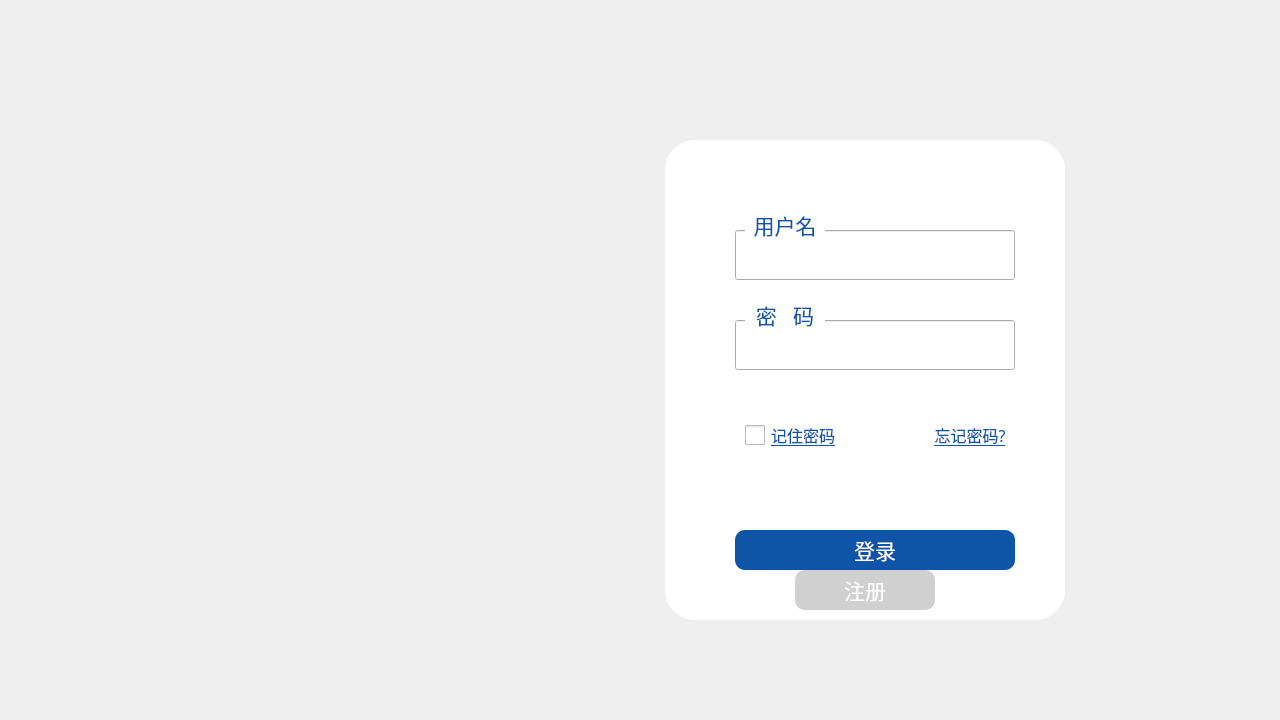
<?xml version="1.0" encoding="UTF-8"?>
<ui version="4.0">
 <class>loginDialog</class>
 <widget class="QDialog" name="loginDialog">
  <property name="geometry">
   <rect>
    <x>0</x>
    <y>0</y>
    <width>1280</width>
    <height>720</height>
   </rect>
  </property>
  <property name="minimumSize">
   <size>
    <width>1280</width>
    <height>720</height>
   </size>
  </property>
  <property name="windowTitle">
   <string>登录</string>
  </property>
  <property name="styleSheet">
   <string notr="true">#loginDialog{
border-image: url(:/icon/loginbg.png);
}</string>
  </property>
  <layout class="QGridLayout" name="gridLayout" rowstretch="1,1,1,1" columnstretch="7,3,1,1">
   <property name="leftMargin">
    <number>0</number>
   </property>
   <property name="topMargin">
    <number>0</number>
   </property>
   <property name="rightMargin">
    <number>0</number>
   </property>
   <property name="bottomMargin">
    <number>0</number>
   </property>
   <property name="spacing">
    <number>0</number>
   </property>
   <item row="2" column="0">
    <spacer name="horizontalSpacer">
     <property name="orientation">
      <enum>Qt::Horizontal</enum>
     </property>
     <property name="sizeHint" stdset="0">
      <size>
       <width>40</width>
       <height>20</height>
      </size>
     </property>
    </spacer>
   </item>
   <item row="3" column="1">
    <spacer name="verticalSpacer_2">
     <property name="orientation">
      <enum>Qt::Vertical</enum>
     </property>
     <property name="sizeHint" stdset="0">
      <size>
       <width>20</width>
       <height>40</height>
      </size>
     </property>
    </spacer>
   </item>
   <item row="0" column="2">
    <spacer name="horizontalSpacer_3">
     <property name="orientation">
      <enum>Qt::Horizontal</enum>
     </property>
     <property name="sizeHint" stdset="0">
      <size>
       <width>40</width>
       <height>20</height>
      </size>
     </property>
    </spacer>
   </item>
   <item row="0" column="3">
    <widget class="QWidget" name="taskWidget" native="true">
     <property name="minimumSize">
      <size>
       <width>120</width>
       <height>40</height>
      </size>
     </property>
     <property name="maximumSize">
      <size>
       <width>120</width>
       <height>40</height>
      </size>
     </property>
     <property name="styleSheet">
      <string notr="true">#minBtn{
	border-image: url(:/icon/mins.png);
}
#minBtn:hover{
	border-image: url(:/icon/nins1.png);
}

#closeBtn{
	border-image: url(:/icon/closel.png);
}
#closeBtn:hover{
	border-image: url(:/icon/closel1.png);
}</string>
     </property>
     <widget class="QPushButton" name="minBtn">
      <property name="geometry">
       <rect>
        <x>0</x>
        <y>0</y>
        <width>40</width>
        <height>40</height>
       </rect>
      </property>
      <property name="focusPolicy">
       <enum>Qt::NoFocus</enum>
      </property>
      <property name="text">
       <string/>
      </property>
      <property name="iconSize">
       <size>
        <width>70</width>
        <height>70</height>
       </size>
      </property>
      <property name="flat">
       <bool>true</bool>
      </property>
     </widget>
     <widget class="QPushButton" name="closeBtn">
      <property name="geometry">
       <rect>
        <x>60</x>
        <y>0</y>
        <width>40</width>
        <height>40</height>
       </rect>
      </property>
      <property name="focusPolicy">
       <enum>Qt::NoFocus</enum>
      </property>
      <property name="text">
       <string/>
      </property>
      <property name="iconSize">
       <size>
        <width>30</width>
        <height>30</height>
       </size>
      </property>
      <property name="flat">
       <bool>true</bool>
      </property>
     </widget>
    </widget>
   </item>
   <item row="2" column="1">
    <widget class="QWidget" name="loginWidget" native="true">
     <property name="minimumSize">
      <size>
       <width>400</width>
       <height>480</height>
      </size>
     </property>
     <property name="maximumSize">
      <size>
       <width>400</width>
       <height>550</height>
      </size>
     </property>
     <property name="styleSheet">
      <string notr="true">#loginWidget{
background-color: rgba(255, 255, 255, 255);
border-radius: 30px;
}
QLabel{
color:#0E55A7;
}
QLineEdit{
color:#0E55A7;
}</string>
     </property>
     <widget class="QLabel" name="userLab">
      <property name="geometry">
       <rect>
        <x>20</x>
        <y>95</y>
        <width>40</width>
        <height>40</height>
       </rect>
      </property>
      <property name="styleSheet">
       <string notr="true">border-image: url(:/icon/userl.png);</string>
      </property>
      <property name="text">
       <string/>
      </property>
     </widget>
     <widget class="QLineEdit" name="userLE">
      <property name="geometry">
       <rect>
        <x>70</x>
        <y>90</y>
        <width>280</width>
        <height>50</height>
       </rect>
      </property>
      <property name="font">
       <font>
        <family>微软雅黑</family>
        <pointsize>16</pointsize>
       </font>
      </property>
      <property name="styleSheet">
       <string notr="true">border-image: url(:/icon/userlel.png);
padding-left:15px;</string>
      </property>
      <property name="maxLength">
       <number>20</number>
      </property>
     </widget>
     <widget class="QLabel" name="label">
      <property name="geometry">
       <rect>
        <x>80</x>
        <y>70</y>
        <width>80</width>
        <height>30</height>
       </rect>
      </property>
      <property name="font">
       <font>
        <family>微软雅黑</family>
        <pointsize>16</pointsize>
       </font>
      </property>
      <property name="styleSheet">
       <string notr="true">background-color: rgb(255, 255, 255, 255);</string>
      </property>
      <property name="text">
       <string>用户名</string>
      </property>
      <property name="alignment">
       <set>Qt::AlignCenter</set>
      </property>
     </widget>
     <widget class="QLabel" name="userLab_2">
      <property name="geometry">
       <rect>
        <x>20</x>
        <y>185</y>
        <width>40</width>
        <height>40</height>
       </rect>
      </property>
      <property name="styleSheet">
       <string notr="true">border-image: url(:/icon/waringl.png);</string>
      </property>
      <property name="text">
       <string/>
      </property>
     </widget>
     <widget class="QLabel" name="pwdLab">
      <property name="geometry">
       <rect>
        <x>80</x>
        <y>160</y>
        <width>80</width>
        <height>30</height>
       </rect>
      </property>
      <property name="font">
       <font>
        <family>微软雅黑</family>
        <pointsize>16</pointsize>
       </font>
      </property>
      <property name="styleSheet">
       <string notr="true">background-color: rgba(255, 255, 255, 255);</string>
      </property>
      <property name="text">
       <string>密   码</string>
      </property>
      <property name="alignment">
       <set>Qt::AlignCenter</set>
      </property>
     </widget>
     <widget class="QLineEdit" name="pwdLE">
      <property name="geometry">
       <rect>
        <x>70</x>
        <y>180</y>
        <width>280</width>
        <height>50</height>
       </rect>
      </property>
      <property name="font">
       <font>
        <family>微软雅黑</family>
        <pointsize>16</pointsize>
       </font>
      </property>
      <property name="styleSheet">
       <string notr="true">padding-left:15px;
border-image: url(:/icon/userlel.png);</string>
      </property>
      <property name="maxLength">
       <number>16</number>
      </property>
      <property name="echoMode">
       <enum>QLineEdit::Password</enum>
      </property>
     </widget>
     <widget class="QCheckBox" name="rememberPwdCB">
      <property name="geometry">
       <rect>
        <x>80</x>
        <y>280</y>
        <width>90</width>
        <height>30</height>
       </rect>
      </property>
      <property name="font">
       <font>
        <family>微软雅黑</family>
        <pointsize>12</pointsize>
        <underline>true</underline>
       </font>
      </property>
      <property name="styleSheet">
       <string notr="true">QCheckBox{
color:#0E55A7;
}
QCheckBox::indicator{
width: 20px;
height: 20px;
}
QCheckBox::indicator:checked {
border-image: url(:/icon/checks.png);
}
QCheckBox::indicator:unchecked {
border-image: url(:/icon/check1s.png);
}</string>
      </property>
      <property name="text">
       <string>记住密码</string>
      </property>
      <property name="iconSize">
       <size>
        <width>20</width>
        <height>20</height>
       </size>
      </property>
      <property name="shortcut">
       <string/>
      </property>
     </widget>
     <widget class="QPushButton" name="forgetPwdBtn">
      <property name="geometry">
       <rect>
        <x>260</x>
        <y>280</y>
        <width>90</width>
        <height>30</height>
       </rect>
      </property>
      <property name="font">
       <font>
        <family>微软雅黑</family>
        <pointsize>12</pointsize>
        <underline>true</underline>
       </font>
      </property>
      <property name="styleSheet">
       <string notr="true">color:#0E55A7;</string>
      </property>
      <property name="text">
       <string>忘记密码?</string>
      </property>
      <property name="flat">
       <bool>true</bool>
      </property>
     </widget>
     <widget class="QPushButton" name="loginBtn">
      <property name="geometry">
       <rect>
        <x>70</x>
        <y>390</y>
        <width>280</width>
        <height>40</height>
       </rect>
      </property>
      <property name="font">
       <font>
        <family>微软雅黑</family>
        <pointsize>16</pointsize>
       </font>
      </property>
      <property name="styleSheet">
       <string notr="true">#loginBtn{
border-radius: 10px;
color: #FFFFFF;
background-color:#0E55A7;
}
#loginBtn:hover{
color: #0E55A7;
background-color: rgba(210, 210, 210, 200);
}</string>
      </property>
      <property name="text">
       <string>登录</string>
      </property>
      <property name="flat">
       <bool>false</bool>
      </property>
     </widget>
     <widget class="QPushButton" name="registBtn">
      <property name="geometry">
       <rect>
        <x>130</x>
        <y>430</y>
        <width>140</width>
        <height>40</height>
       </rect>
      </property>
      <property name="font">
       <font>
        <family>微软雅黑</family>
        <pointsize>16</pointsize>
       </font>
      </property>
      <property name="styleSheet">
       <string notr="true">#registBtn{
border-radius: 10px;
color: #FFFFFF;
background-color: rgba(195, 195, 195, 200);
}
#registBtn:hover{
color: #161616;
background-color: rgb(255, 255, 255);
}</string>
      </property>
      <property name="text">
       <string>注册</string>
      </property>
     </widget>
     <zorder>userLab</zorder>
     <zorder>userLE</zorder>
     <zorder>label</zorder>
     <zorder>userLab_2</zorder>
     <zorder>pwdLE</zorder>
     <zorder>rememberPwdCB</zorder>
     <zorder>forgetPwdBtn</zorder>
     <zorder>loginBtn</zorder>
     <zorder>registBtn</zorder>
     <zorder>pwdLab</zorder>
    </widget>
   </item>
   <item row="1" column="3">
    <spacer name="verticalSpacer_3">
     <property name="orientation">
      <enum>Qt::Vertical</enum>
     </property>
     <property name="sizeHint" stdset="0">
      <size>
       <width>20</width>
       <height>40</height>
      </size>
     </property>
    </spacer>
   </item>
   <item row="2" column="2" colspan="2">
    <spacer name="horizontalSpacer_2">
     <property name="orientation">
      <enum>Qt::Horizontal</enum>
     </property>
     <property name="sizeHint" stdset="0">
      <size>
       <width>40</width>
       <height>20</height>
      </size>
     </property>
    </spacer>
   </item>
   <item row="0" column="1" rowspan="2">
    <spacer name="verticalSpacer">
     <property name="orientation">
      <enum>Qt::Vertical</enum>
     </property>
     <property name="sizeHint" stdset="0">
      <size>
       <width>20</width>
       <height>40</height>
      </size>
     </property>
    </spacer>
   </item>
  </layout>
 </widget>
 <resources/>
 <connections/>
</ui>
